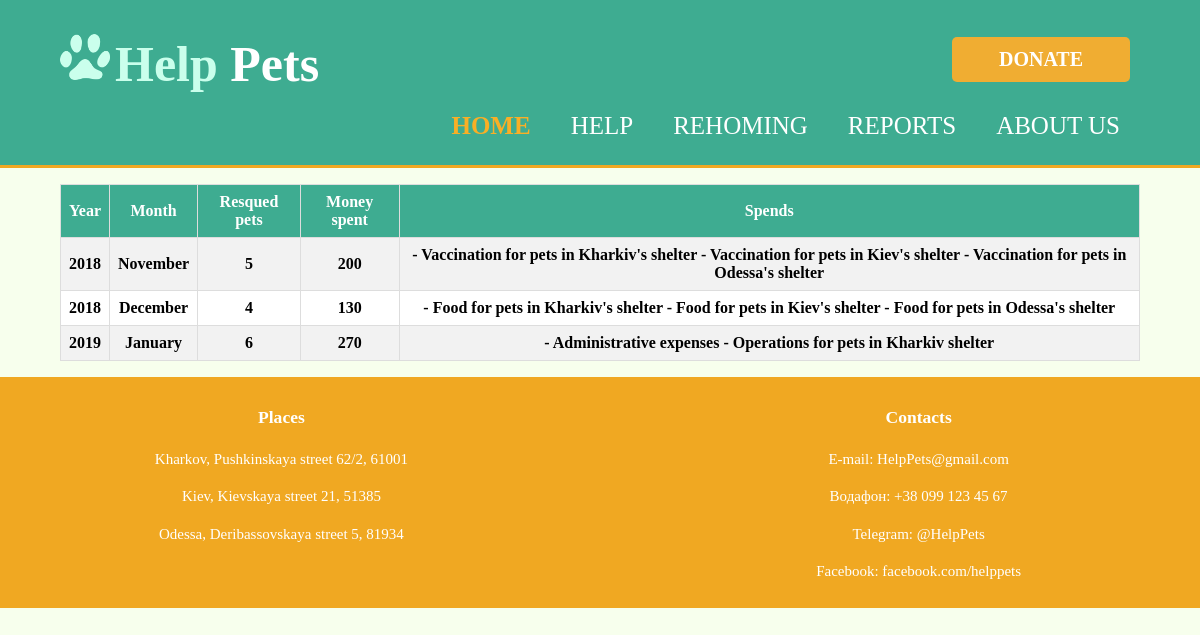
Page /reports on the committed database.
### CharityApp/models.py (models this page shows)
class MonthlyReport(models.Model):
    month = models.CharField(max_length = 20)
    year = models.IntegerField()
    pets_resqued = models.IntegerField()
    money_spent = models.IntegerField()
    spends = models.TextField()

### CharityApp/views.py (the view)
# urls.py: url(r'reports', views.reports, name='reports'),
def reports(request):
    reports = MonthlyReport.objects.all()
    return render(request, 'reports.html', {'reports': reports})

### CharityApp/templates/reports.html
{% extends "layout.html" %}
{% load static %}
{% block content %}
<div class="container">
    <table id="report">
        <tr>
            <th class="title">Year</th>
            <th class="title">Month</th>
            <th class="title">Resqued pets</th>
            <th class="title">Money spent</th>
            <th class="title">Spends</th>
        </tr>
        {% for report in reports %}
            <tr>
                <th>{{report.year}}</th>
                <th>{{report.month}}</th>
                <th>{{report.pets_resqued}}</th>
                <th>{{report.money_spent}}</th>
                <th>{{report.spends}}</th>
            </tr>
        {% endfor %}
    </table>
</div>
{% endblock content %}

### static/style.css (style rules this page uses)
body { font-family:"Trebuchet MS"; margin:0; padding:0; font-size: 15px; line-height: 1.5; background: #F7FFED; }
.container { width:80%; margin:auto; padding:0; overflow:hidden; }
@media only screen and (min-width: 320px) { .container { width: 90%; } }
#report { margin: 1em 0 1em 0; border-collapse: collapse; width: 100%; }
#report td, #report th { border: 1px solid #ddd; padding: 8px; }
#report tr:nth-child(even) { background-color: #f2f2f2; }
#report tr:nth-child(odd) { background-color: white; }
.title { background-color: #3EAC91; color: white; }

### rows in the picture
MonthlyReport: year "2018", month "November", pets_resqued "5", money_spent "200", spends "- Vaccination for pets in Kharkiv's shelter - Vaccination for pets in Kiev's shelter - Vaccination for pets in Odessa's shelter"
MonthlyReport: year "2018", month "December", pets_resqued "4", money_spent "130", spends "- Food for pets in Kharkiv's shelter - Food for pets in Kiev's shelter - Food for pets in Odessa's shelter"
MonthlyReport: year "2019", month "January", pets_resqued "6", money_spent "270", spends "- Administrative expenses - Operations for pets in Kharkiv shelter"
